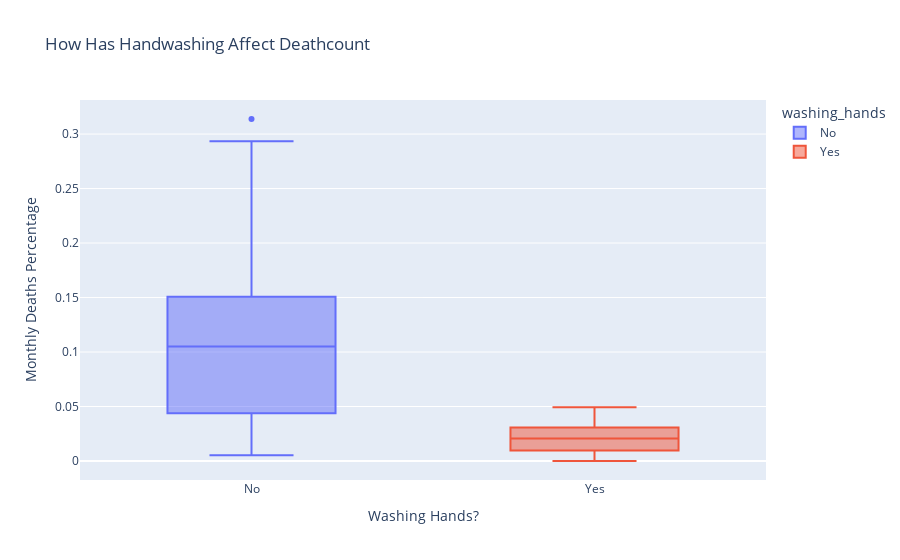

Source (notebook cell):
### Code cell
box = px.box(df_monthly,
             x = 'washing_hands',
             y = 'pct_deaths',
             color = 'washing_hands',
             title = 'How Has Handwashing Affect Deathcount')

box.update_layout(xaxis_title = 'Washing Hands?',
                  yaxis_title = 'Monthly Deaths Percentage')

box.show()

### Figure 1 — Plotly figure (JSON) as saved in the notebook; plotly's stock layout.template omitted (floating-point values rounded to 4 significant figures)
{"data": [{"alignmentgroup": "True", "hovertemplate": "washing_hands=%{x}<br>pct_deaths=%{y}<extra></extra>", "legendgroup": "No", "marker": {"color": "#636efa"}, "name": "No", "notched": false, "offsetgroup": "No", "orientation": "v", "showlegend": true, "type": "box", "x": ["No", "No", "No", "No", "No", "No", "No", "No", "No", "No", "No", "No", "No", "No", "No", "No", "No", "No", "No", "No", "No", "No", "No", "No", "No", "No", "No", "No", "No", "No", "No", "No", "No", "No", "No", "No", "No", "No", "No", "No", "No", "No", "No", "No", "No", "No", "No", "No", "No", "No", "No", "No", "No", "No", "No", "No", "No", "No", "No", "No", "No", "No", "No", "No", "No", "No", "No", "No", "No", "No", "No", "No", "No", "No", "No", "No"], "x0": " ", "xaxis": "x", "y": [0.1457, 0.07531, 0.04332, 0.01569, 0.007843, 0.05, 0.08421, 0.01351, 0.01878, 0.1102, 0.2255, 0.2085, 0.1222, 0.1023, 0.1074, 0.03226, 0.06593, 0.2078, 0.2546, 0.1839, 0.2934, 0.2297, 0.3138, 0.1912, 0.1597, 0.1241, 0.1193, 0.06098, 0.04082, 0.005236, 0.01554, 0.02262, 0.176, 0.07143, 0.08051, 0.1516, 0.1128, 0.1703, 0.1731, 0.05833, 0.02679, 0.04369, 0.0632, 0.01224, 0.03226, 0.1102, 0.1055, 0.07591, 0.04745, 0.04452, 0.04231, 0.04392, 0.07143, 0.06122, 0.03586, 0.1055, 0.1484, 0.1094, 0.1049, 0.1339, 0.1809, 0.1543, 0.1897, 0.1344, 0.1015, 0.131, 0.1806, 0.1439, 0.1496, 0.1077, 0.05369, 0.03215, 0.01923, 0.03607, 0.1827, 0.1224], "y0": " ", "yaxis": "y"}, {"alignmentgroup": "True", "hovertemplate": "washing_hands=%{x}<br>pct_deaths=%{y}<extra></extra>", "legendgroup": "Yes", "marker": {"color": "#EF553B"}, "name": "Yes", "notched": false, "offsetgroup": "Yes", "orientation": "v", "showlegend": true, "type": "box", "x": ["Yes", "Yes", "Yes", "Yes", "Yes", "Yes", "Yes", "Yes", "Yes", "Yes", "Yes", "Yes", "Yes", "Yes", "Yes", "Yes", "Yes", "Yes", "Yes", "Yes", "Yes", "Yes"], "x0": " ", "xaxis": "x", "y": [0.02239, 0.012, 0.01894, 0.0458, 0.03957, 0.04472, 0.0293, 0.03534, 0.006873, 0, 0.006557, 0.009585, 0.01136, 0.003717, 0, 0.009615, 0.02341, 0.02903, 0.0134, 0.02233, 0.03085, 0.04926], "y0": " ", "yaxis": "y"}], "layout": {"boxmode": "overlay", "legend": {"title": {"text": "washing_hands"}, "tracegroupgap": 0}, "title": {"text": "How Has Handwashing Affect Deathcount"}, "xaxis": {"anchor": "y", "categoryarray": ["No", "Yes"], "categoryorder": "array", "domain": [0, 1], "title": {"text": "Washing Hands?"}}, "yaxis": {"anchor": "x", "domain": [0, 1], "title": {"text": "Monthly Deaths Percentage"}}}}
